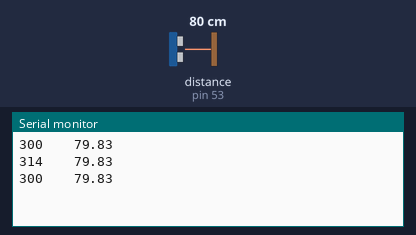
This sketch was run on a simulated Arduino Mega 2560, built with avr-gcc and run on an emulated ATmega2560. Shown: the last lines printed to the serial monitor. Wiring (inferred from the names in the program): ultrasonic range finder: trigger pin 52; echo pin 53. The test bench sets the inputs (shaded band); at power-on: distance to the obstacle (sensor on pin 53) 80 cm. The echo pulse lasts 58.3 µs per cm.

Above: at 1.2 s.
1.3 s: distance to the obstacle (sensor on pin 53) set to 2 cm
At 1.42 s:
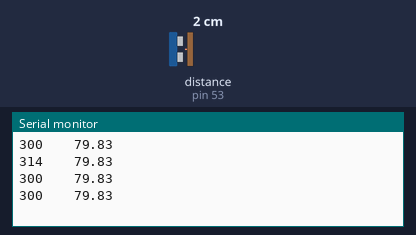
2.8 s: distance to the obstacle (sensor on pin 53) set to 4 cm
At 2.92 s:
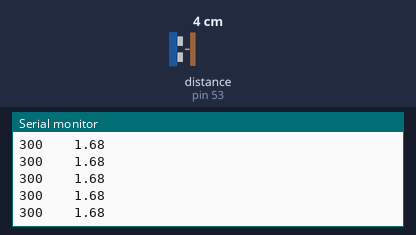
Timing chart, 0 to 5.8 s (numbered marks = the images above; inputs shaded):
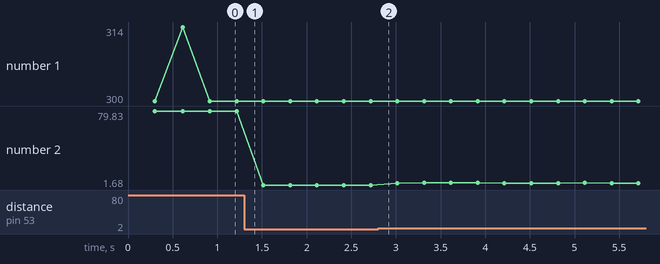

The sketch:

hcsr04_scheduler_due.ino
```cpp
#include <Scheduler.h>

#define trigger 52
#define echo    53
float jarak;

void setup() {
    Serial.begin(9600);

    pinMode(trigger, OUTPUT);
    pinMode(echo, INPUT);

    Scheduler.startLoop(loop1);
}

int first = millis();
void loop() {
    int now = millis();

    if(now - first >= 300) {
        Serial.print(now - first);
        Serial.print("    ");
        Serial.println(jarak);
        first = now;
    }

    // digitalWrite(trigger, HIGH); delayMicroseconds(10); digitalWrite(trigger, LOW);
    // jarak = ( pulseIn(echo, HIGH) / 2 ) / 29.1;

    // Serial.println(jarak);

    yield();
}

void loop1() {
    digitalWrite(trigger, HIGH); delayMicroseconds(10); digitalWrite(trigger, LOW);
    jarak = ( pulseIn(echo, HIGH) / 2 ) / 29.1;

    yield();
}
```

Measured:
- plotted number 2: 79.83 → 1.68 after the input at 1.3 s, 1.68 → 4.02 after the input at 2.8 s
